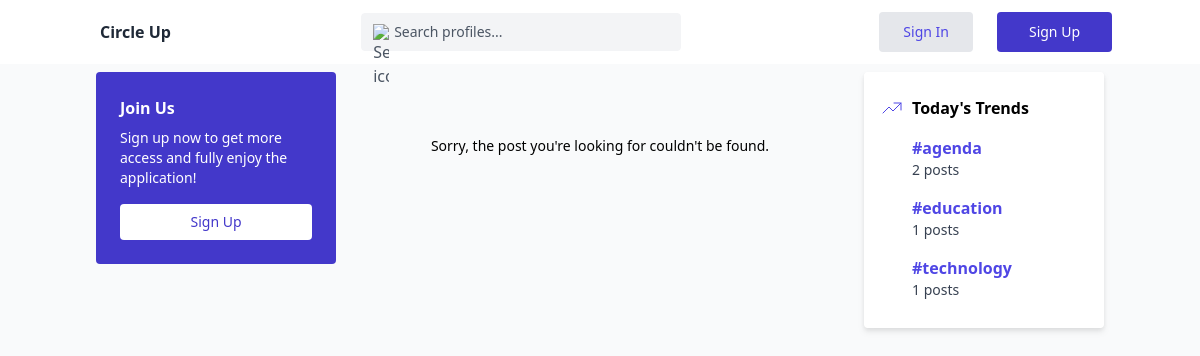
Page /pages/post.php on the committed database.
### tables this page shows
CREATE TABLE `category` (
  `category_id` int(11) NOT NULL,
  `category_title` varchar(50) NOT NULL
);

### components/right-bar/components/trend-card.php (the view, shortened to what this page needs)
<?php
function TrendCard($trendData, $title) {
?>
    <div class="bg-white drop-shadow-md rounded px-4 py-6">
        <div class="flex items-center gap-2">
            <h2 class="text-base font-semibold"><?php echo htmlspecialchars($title); ?></h2>
        </div>
        <div class="flex flex-col gap-2 mt-3">
            <?php while ($row = $trendData->fetch_assoc()): ?>
                <a href="?category_id=<?php echo htmlspecialchars($row["category_id"]); ?>"
                   class="flex flex-col py-1 pl-8 hover:bg-indigo-50 transition-colors duration-200">
                    <span class="text-indigo-600 text-base font-semibold">
                        #<?php echo htmlspecialchars($row["category_title"]); ?>
                    </span>
                    <span class="text-gray-700 text-sm">
                        <?php echo number_format($row["post_count"]); ?> posts
                    </span>
                </a>
            <?php endwhile; ?>
        </div>
    </div>
<?php
}
?>

### components/right-bar/index.php (shortened to what this page needs)
<?php
include("components/trend-card.php");
function getTrendingCategories($link, $interval = null) {
    $timeConstraint = $interval
        ? "WHERE post_date >= NOW() - INTERVAL 1 $interval"
        : "";
    $query = "
        SELECT
            COUNT(post_id) as post_count,
            category.category_id,
            category.category_title
        FROM post
        INNER JOIN category ON post.post_category_id = category.category_id
        $timeConstraint
        GROUP BY post_category_id
        ORDER BY COUNT(post_id) DESC
        LIMIT 3
    ";
    $stmt = $link->prepare($query);
    $stmt->execute();
    return $stmt->get_result();
}
$timePeriods = [
    'day' => 'Today\'s Trends',
    'week' => 'Weekly Trends',
    'month' => 'Monthly Trends',
    'year' => 'Yearly Trends'
];
foreach ($timePeriods as $period => $title) {
    $trendData = getTrendingCategories($link, $period);
    if ($trendData->num_rows == 3) {
        echo TrendCard($trendData, $title);
        exit();
    }
}
?>

### rows in the picture
category: category_title "agenda", post_count "2"
category: category_title "education", post_count "1"
category: category_title "technology", post_count "1"

### other values in the picture
$title "Today's Trends"
